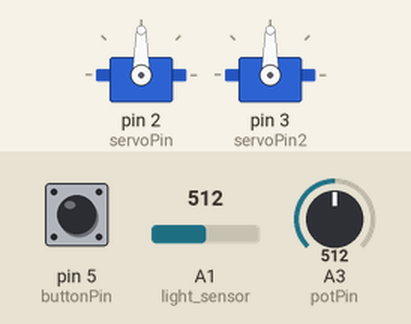
This sketch was run on a simulated Arduino Uno, built with avr-gcc and run on an emulated ATmega328P. Parts: 2 × servo. Inputs (shaded band) come from the test bench; at power-on: A3 (potPin) = 512, pin 5 (buttonPin) LOW, A1 (light_sensor) = 512.

Above: at 1.2 s.
1.3 s: A3 (potPin) set to 716
At 2.5 s:
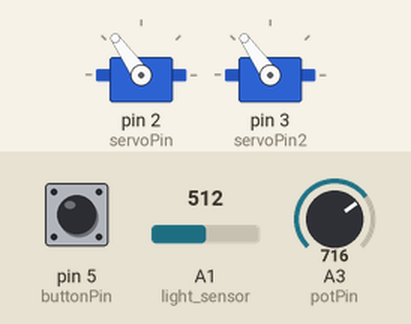
2.8 s: A3 (potPin) set to 900
At 3.8 s:
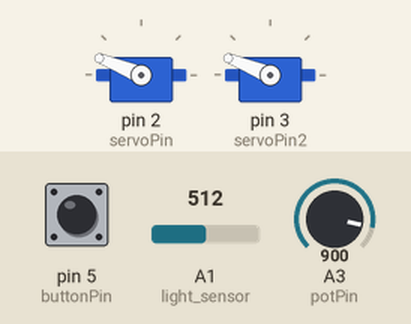
4.3 s: A3 (potPin) set to 1010
At 5.0 s:
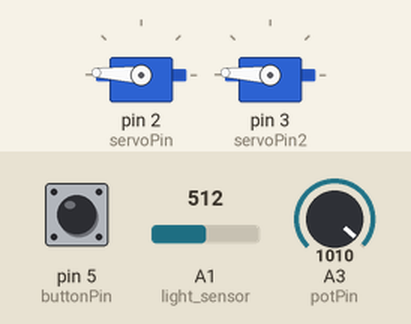
5.8 s: A3 (potPin) set to 1023
At 6.2 s:
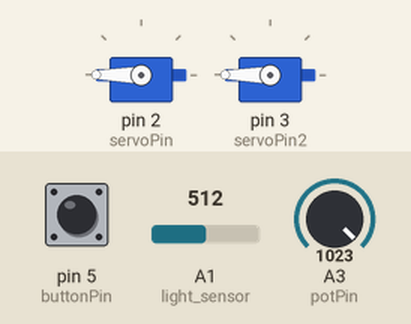
9.8 s: A3 (potPin) set to 306
At 10.7 s:
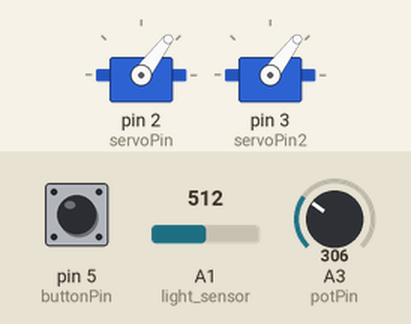
Timing chart, 0 to 12.3 s (numbered marks = the images above; inputs shaded):
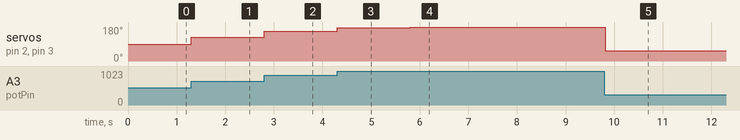

Measured:
- after the input at 1.3 s, servo on pin 2 (servoPin), servo on pin 3 (servoPin2): 90° → 125° at once
- after the input at 2.8 s, servo on pin 2 (servoPin), servo on pin 3 (servoPin2): 125° → 158° at once
- after the input at 4.3 s, servo on pin 2 (servoPin), servo on pin 3 (servoPin2): 158° → 177° at once
- after the input at 5.8 s, servo on pin 2 (servoPin), servo on pin 3 (servoPin2): 177° → 180° at once
- after the input at 9.8 s, servo on pin 2 (servoPin), servo on pin 3 (servoPin2): 180° → 53° at once

The sketch:

_light_training_worked_2_motors.ino
```cpp
#include <Servo.h>

// Constants for pin connections
const int servoPin = 2;
const int servoPin2 = 3;
const int potPin = A3;
const int buttonPin = 5;
const int light_sensor = A1;

// Create servo object
Servo myservo;
Servo myservo2;

// Variables for sensor readings
int val;
int val2;
int lightLevel;
int buttonState;
int lastButtonState = LOW;
unsigned long buttonPressStartTime;

// Variables for recording data
const int maxRecords = 100;
int recordedPositions1 [maxRecords];
int recordedPositions2 [maxRecords];
int recordedLightLevels[maxRecords];
int recordCount = 0;
bool recording = false;
bool playingBack = false;
int actualLightLevel = -1;

// Setup function
void setup() {
  // Initialize serial communication
  Serial.begin(9600);

  // Attach the servo to the pin
  myservo.attach(servoPin);
  myservo2.attach(servoPin2);

  // Initialize the pushbutton pin as an input
  pinMode(buttonPin, INPUT);
}

// Loop function
void loop() {
  // Read the value from the potentiometer
  val = analogRead(potPin);

  // Map the potentiometer value to the servo position (0-180 degrees)
  val = map(val, 0, 1023, 0, 180);

  // Read the light level from the light sensor
  int raw_light = analogRead(light_sensor);
  lightLevel = map(raw_light, 0, 1023, 0, 100);

  // Read the pushbutton state
  buttonState = digitalRead(buttonPin);

  // Check if the button is pressed
  if (buttonState == HIGH && lastButtonState == LOW) {
    // Button was just pressed
    buttonPressStartTime = millis();
  } else if (buttonState == LOW && lastButtonState == HIGH) {
    // Button was just released
    unsigned long pressDuration = millis() - buttonPressStartTime;
    if (pressDuration >= 2000) {
      // Button was held for 2 seconds or more
      if (recordCount > 0) {
        playingBack = true;
        Serial.println("Starting playback.");
      }
    } else if (pressDuration >= 1000 && pressDuration < 2000) {
      // Button was held for 1 second or more but less than 2 seconds
      if (!recording) {
        actualLightLevel = lightLevel;
        Serial.print("actual light level set to: ");
        Serial.println(actualLightLevel);
        recordData(val, val, lightLevel); // Record the servo position and light level
      }
    }
  }

  // Update the last button state
  lastButtonState = buttonState;

  // If playing back, set servo based on recorded light levels
  if (playingBack) {
    playbackServoPosition(lightLevel);
  } else {
    // Set the servo position if not playing back
    myservo.write(val);
    myservo2.write(val);
  }

  // Small delay to stabilize readings
  delay(15);
}

// Function to record data
void recordData(int servoPosition, int servoPosition2, int lightLevel) {
  if (recordCount < maxRecords) {
    recordedPositions1[recordCount] = servoPosition;
    recordedPositions2[recordCount] = servoPosition2;
    recordedLightLevels[recordCount] = lightLevel;
    recordCount++;
    Serial.print("Recorded Servo Position 1: ");
    Serial.print(servoPosition);
    Serial.print("and servo Position 2: ");
    Serial.print(servoPosition2);
    Serial.print(" degrees, Light Level: ");
    Serial.print(lightLevel);
    Serial.println(" %");
  } else {
    Serial.println("Memory Full: Cannot record more data.");
  }
}

// Function to play back recorded data based on current light level
void playbackServoPosition(int currentLightLevel) {
  // Find the closest recorded light level to the current light level
  int closestIndex = -1;
  int closestLightLevel = 999999; // Arbitrary large number for initial comparison

  for (int i = 0; i < recordCount; i++) {
    int lightLevelDiff = abs(currentLightLevel - recordedLightLevels[i]);
    if (lightLevelDiff < closestLightLevel) {
      closestLightLevel = lightLevelDiff;
      closestIndex = i;
    }
  }

  // Set the servo to the position corresponding to the closest light level
  if (closestIndex != -1) {
    myservo.write(recordedPositions1[closestIndex]);
    myservo2.write(recordedPositions2[closestIndex]);
    Serial.print("Playback Servo Position 1: ");
    Serial.print(recordedPositions1[closestIndex]);
    Serial.print("Playback Servo Position 2: ");
    Serial.print(recordedPositions2[closestIndex]);
    Serial.print(" degrees, Light Level: ");
    Serial.print(recordedLightLevels[closestIndex]);
    Serial.println(" %");
  }
}
```
